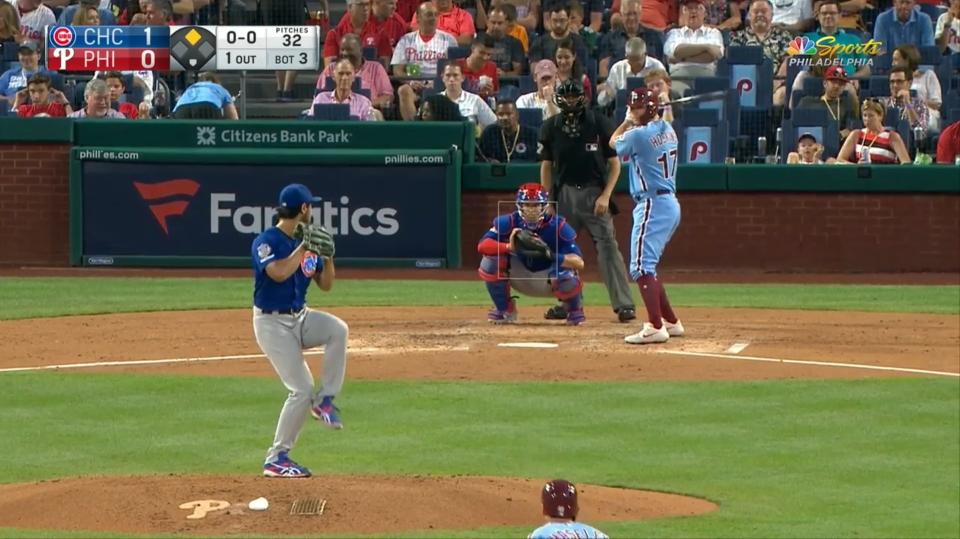
#> input picture image1.jpg, 1919 x 1077 px (shown at 1/2 size)
$ python test2.py
#> lines starting #> are read from the running program, lines starting #| are printed output that depends on the picture
import cv2
from image_registration import cross_correlation_shifts, chi2_shift
from skimage import io
from scipy.ndimage import shift

img1 = cv2.imread('image1.jpg')
#> img1 is the input picture: shape (1077, 1919, 3); mean B, G, R 75.3, 103.1, 106.4
img2 = cv2.imread('image2.jpg')
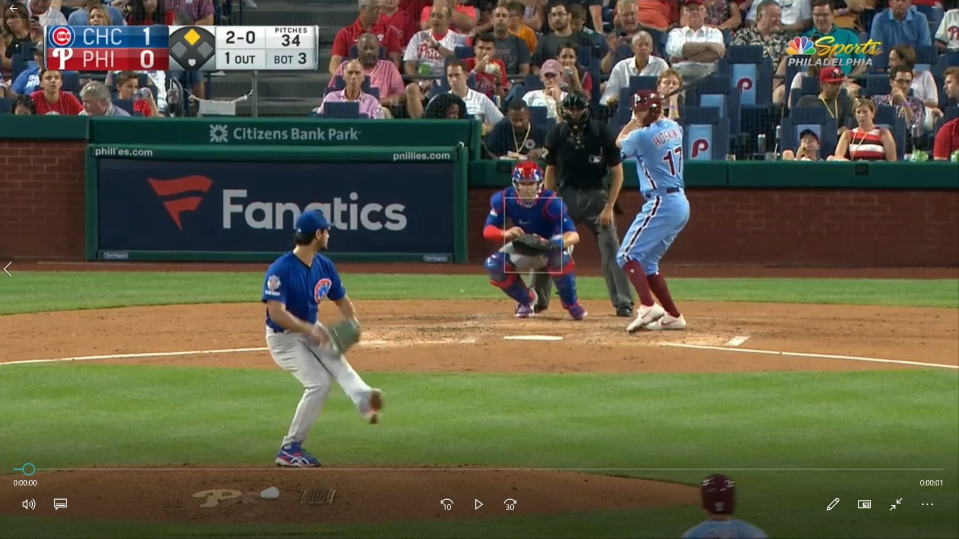
#> input picture image2.jpg, 1917 x 1077 px (shown at 1/2 size)
#> img2 is the input picture: shape (1077, 1917, 3); mean B, G, R 68.6, 90.8, 93.4


height, width, _ = img1.shape
#> height = 1077; width = 1919

img2 = cv2.resize(img2, (width, height), interpolation = cv2.INTER_AREA)
#> img2: shape (1077, 1919, 3)

alpha = 0.5

res = cv2.addWeighted(img2, alpha, img1, 1 - alpha, 0)
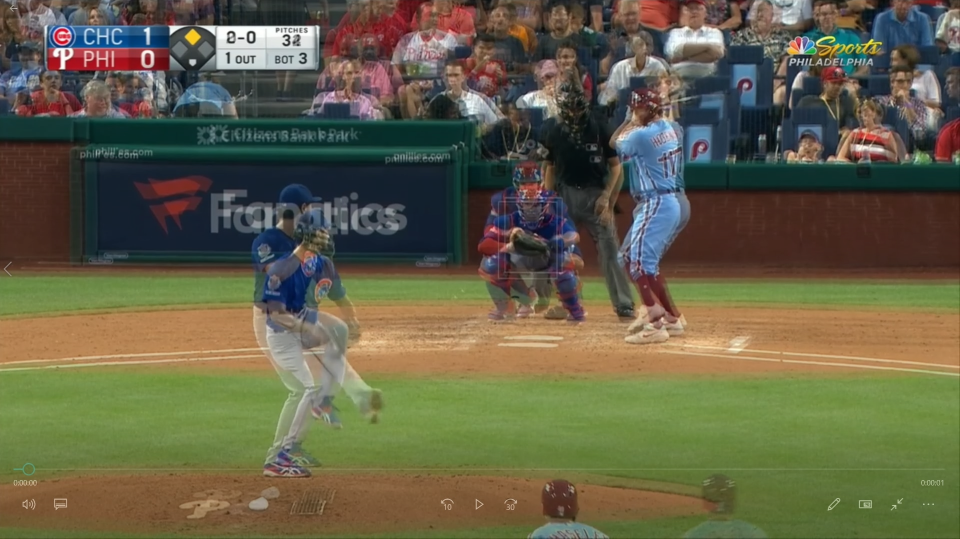
#> res: shape (1077, 1919, 3) (shown at 1/2 size); mean B, G, R 71.9, 97, 99.9

# [5 lines of commented-out code are left out]

img2 = cv2.resize(img2, (width, height), interpolation = cv2.INTER_AREA)

img1f = img1[:, :, 0]
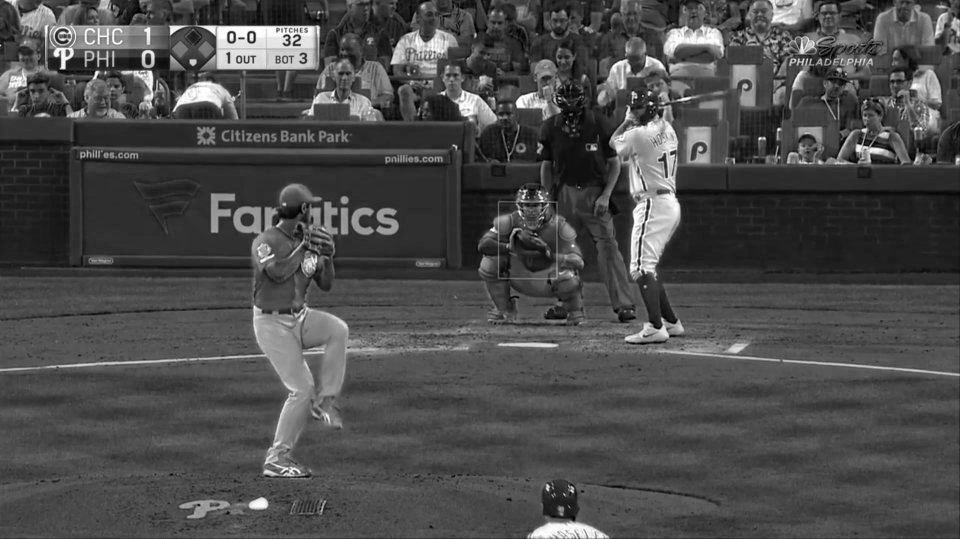
#> img1f: shape (1077, 1919) (shown at 1/2 size); min 0, max 255, mean 75.3
img2f = img2[:, :, 0]
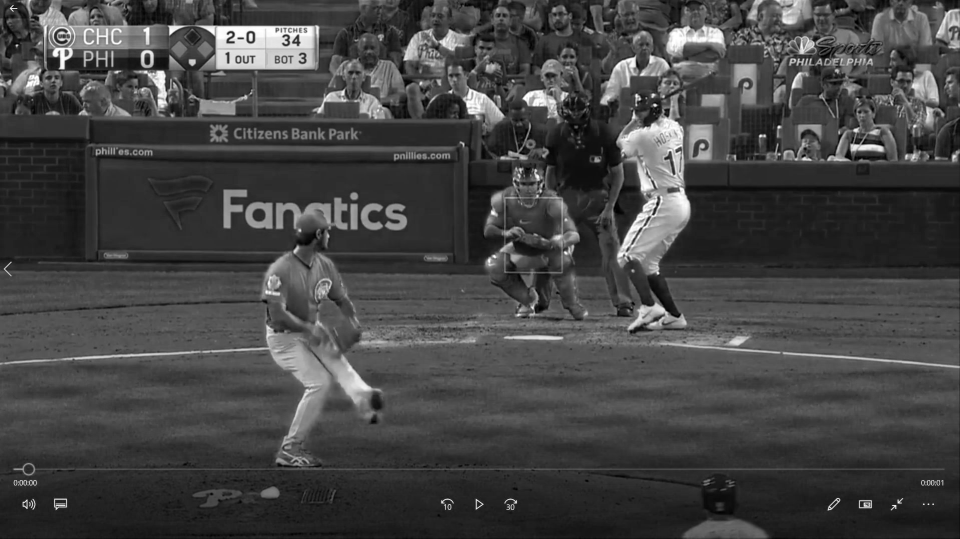
#> img2f: shape (1077, 1919) (shown at 1/2 size); min 0, max 255, mean 68.6

noise = 0.9

# xoff, yoff = cross_correlation_shifts(img1f, img2f)
#> (the run stopped early here; a loop or call above may not have finished)
